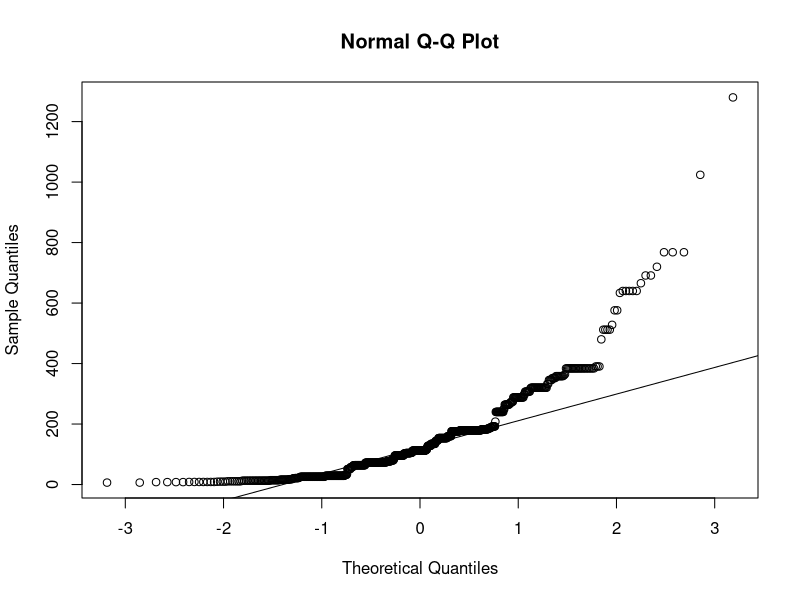
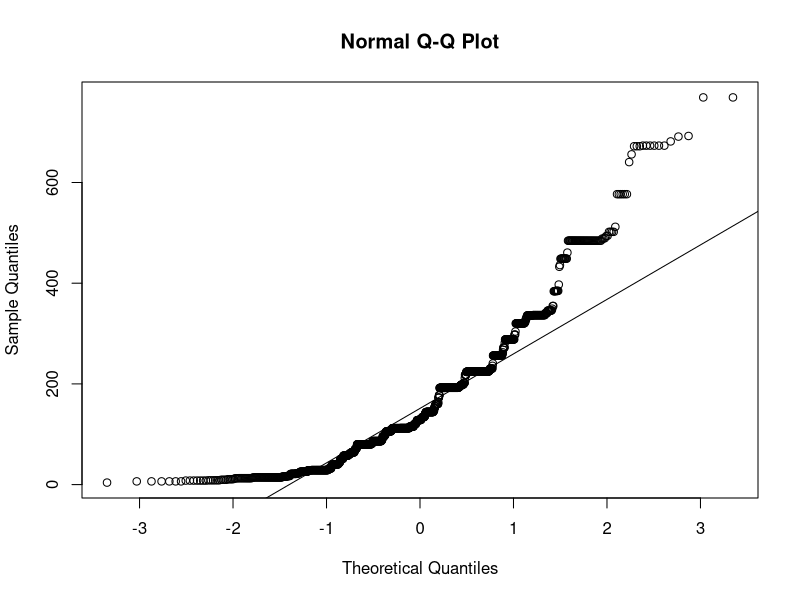
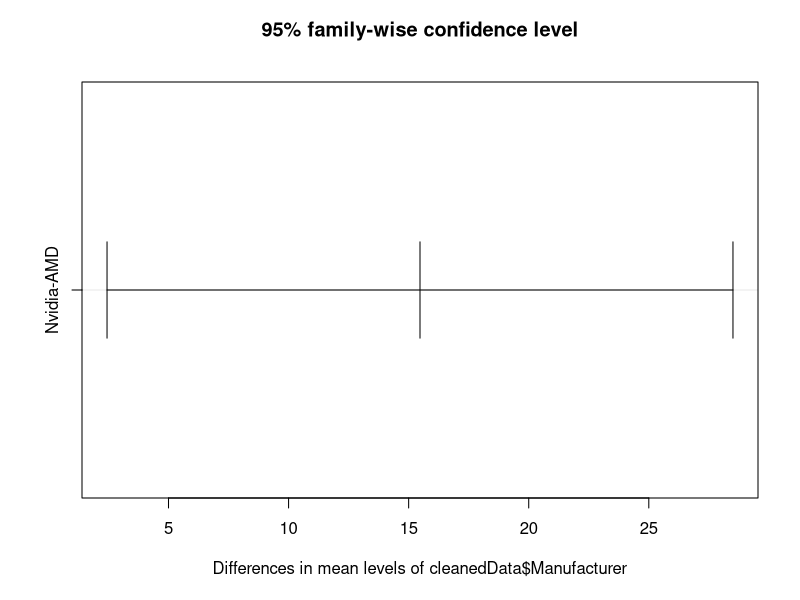

Source code (R) for these figures, in order:
## ---- chunk 1
#Thêm thư viện
library(dplyr)
library(ggplot2)
library(car)
library(stringi)
library(tibble)
## ---- chunk 2
#Đọc file
rawData<-read.csv("All_GPUs.csv")
## ---- chunk 3
# FUNC: Clean blank value
blankToNA = function(rawData){
  # Clear unwanted value
  unwantedCharacters <- c("", " ", "\n", "\n- ", "\n ", "\nUnknown Release Date ")
  for(ch in unwantedCharacters){
    rawData[rawData == ch] = NA
  }
  afterRemove = rawData
  return(afterRemove)
}

# FUNC: Drop unwanted columns and rows
droppingData = function(blankToNAData) {
  # Drop row: Only keep Nvidia and AMD
  keepRow <- c("AMD", "Nvidia")
  afterDropping = blankToNAData[blankToNAData$Manufacturer %in% keepRow,]
  
  # Drop non-related column
  dropCol <- c("Architecture", "Best_Resolution", "Boost_Clock", "Direct_X",
               "DVI_Connection", "DisplayPort_Connection", "HDMI_Connection", 
               "Integrated", "Name", "Notebook_GPU", "Open_GL", "PSU", 
               "Power_Connector", "ROPs", "Release_Price", "SLI_Crossfire", 
               "Shader", "VGA_Connection", "Resolution_WxH")
  #Drop column with number of values <= 50%
  numberOfValue <-nrow(afterDropping)
  for(col in 1:ncol(afterDropping)){
    if(colSums(!is.na(afterDropping[col])) <= 0.5*numberOfValue){
      dropCol <- append(dropCol, colnames(afterDropping[col]))
    }
  }
  make.unique(dropCol) # Make sure that there's no repetitive column names while dropping
  afterDropping = afterDropping[,!(names(afterDropping) %in% dropCol)] # Drop columns
  afterDropping = na.omit(afterDropping) # Remove every rows has NAs
  return(afterDropping)
}

# FUNC: Transform data
transformingData = function(droppedData){
  # List all columns with unwanted value to clean
  originColName <- c("Core_Speed","L2_Cache", "Max_Power","Memory", "Memory_Bandwidth",
                     "Memory_Bus", "Memory_Speed", "Pixel_Rate", "Process", "Texture_Rate")
  
  # List all of their patterns to remove
  patterns <- c(" MHz", "KB|x2|x3|x4|\\(|\\)", " Watts", " MB", "GB/sec",
                " Bit", " MHz", " GPixel/s", "nm", " GTexel/s")
  
  # Add units to column names since we've removed them while removing patterns: "stringi": package
  # We can utilize the pattern list above to add units to names
  naming <- stri_replace_all_regex(patterns, pattern = " ", replacement = "")
  naming[2] <- "KB" # Give L2_cache its own unit
  
  # Start removing unwanted values
  for(i in 1:length(patterns)){
    # Turn each column into atomic vector, since "stri_replace_all_regex" requires so.
    data <- deframe(droppedData[as.vector(originColName[i])])
    droppedData[originColName[i]] <- stri_replace_all_regex(data, 
                                                            pattern=c(patterns[i]), 
                                                            replacement=c(""))
    atomic_vector <- unlist(droppedData[originColName[i]]) # Flatten list to atomic vector 
    droppedData[originColName[i]] <- as.numeric(atomic_vector) # Convert to numeric value
    if(originColName[i] != "Memory_Bandwidth")
      droppedData[originColName[i]] <- as.integer(atomic_vector) # Convert to integer value
    
    # Renaming columns: adding units
    names(droppedData)[names(droppedData) == originColName[i]] <- paste(originColName[i], "(", naming[i], ")", sep="")
  }
  month_mapping <- c("Jan" = "01", "Feb" = "02", "Mar" = "03", "Apr" = "04", 
                     "May" = "05", "Jun" = "06", "Jul" = "07", "Aug" = "08", 
                     "Sep" = "09", "Oct" = "10", "Nov" = "11", "Dec" = "12")
  for (month_name in names(month_mapping)) {
    droppedData$Release_Date <- gsub(month_name, month_mapping[month_name], droppedData$Release_Date)
  }
  droppedData$Release_Date <- as.Date(droppedData$Release_Date, format="\n%d-%m-%Y ") #Date form
  transformedData = droppedData
  return(transformedData)
}

# Process data
cleanedData <- blankToNA(rawData)
cleanedData <- droppingData(cleanedData)
cleanedData <- transformingData(cleanedData)

#View cleaned data
View(cleanedData)
str(cleanedData)

#Freq table
freqCleanedTable = apply(cleanedData, 2, table)
View(freqCleanedTable)
## ---- chunk 4
# 4 Phan tich phuong sai
# gia dinh 1

AMD <- subset(cleanedData, cleanedData$Manufacturer == "AMD")
qqnorm(AMD$Memory_Bandwidth)
qqline(AMD$Memory_Bandwidth)
shapiro.test(AMD$Memory_Bandwidth)

Nvidia <- subset(cleanedData, cleanedData$Manufacturer == "Nvidia")
qqnorm(Nvidia$Memory_Bandwidth)
qqline(Nvidia$Memory_Bandwidth)
shapiro.test(Nvidia$Memory_Bandwidth)

leveneTest(cleanedData$Memory_Bandwidth ~ as.factor(cleanedData$Manufacturer), cleanedData)
## ---- chunk 5
#anova 1 bien
anova_model_1_Variable <- aov(cleanedData$Memory_Bandwidth~cleanedData$Manufacturer,cleanedData)
summary(anova_model_1_Variable)
## ---- chunk 6
#  Phan tich sau anova 1 bien
TukeyHSD(anova_model_1_Variable)
plot(TukeyHSD(anova_model_1_Variable))
